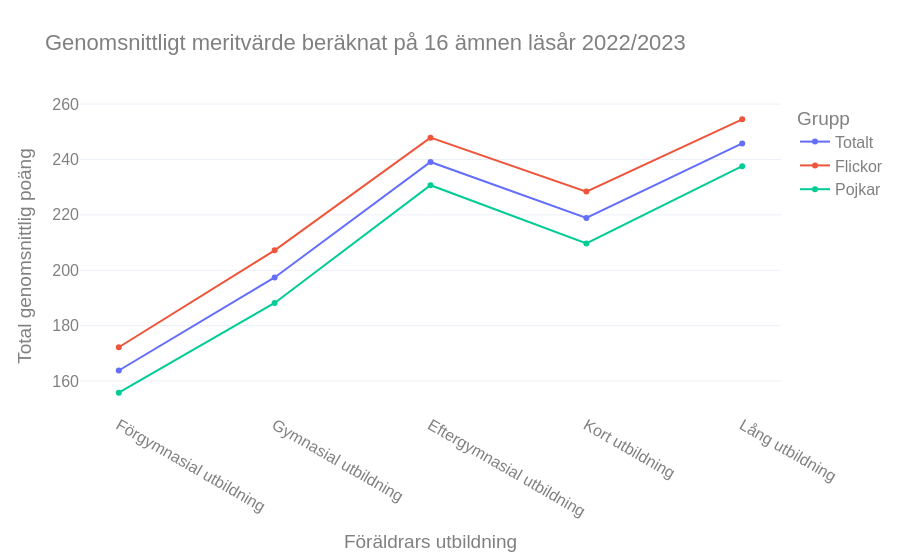

Notebook code cell kept with this figure:
### Markdown cell above
### Graf 2: Jämförelse på föräldrars utbildning, genomsnitt meritvärde 16 ämnen

### Code cell
fig =px.line(df_stats_16, 
        x="Key", 
        y=["Totalt", "Flickor", "Pojkar"],
        labels={"value": "Total genomsnittlig poäng", "variable": "Grupp", "Key": "Föräldrars utbildning"},
        title="Genomsnittligt meritvärde beräknat på 16 ämnen läsår 2022/2023",
        markers="o"
        )
design_linechart(fig)
fig.write_html("visualiseringar/Jämförelse på föräldrars utbildning, genomsnitt meritvärde 16 ämnen.html")
fig

### Figure 1 — Plotly figure (JSON) as saved in the notebook; plotly's stock layout.template omitted (floating-point values rounded to 4 significant figures)
{"data": [{"hovertemplate": "Grupp=Totalt<br>Föräldrars utbildning=%{x}<br>Total genomsnittlig poäng=%{y}<extra></extra>", "legendgroup": "Totalt", "line": {"color": "#636efa", "dash": "solid"}, "marker": {"symbol": "circle"}, "mode": "lines+markers", "name": "Totalt", "orientation": "v", "showlegend": true, "type": "scatter", "x": ["Förgymnasial utbildning", "Gymnasial utbildning", "Eftergymnasial utbildning", "Kort utbildning", "Lång utbildning"], "xaxis": "x", "y": [163.8, 197.4, 239.1, 218.9, 245.8], "yaxis": "y"}, {"hovertemplate": "Grupp=Flickor<br>Föräldrars utbildning=%{x}<br>Total genomsnittlig poäng=%{y}<extra></extra>", "legendgroup": "Flickor", "line": {"color": "#EF553B", "dash": "solid"}, "marker": {"symbol": "circle"}, "mode": "lines+markers", "name": "Flickor", "orientation": "v", "showlegend": true, "type": "scatter", "x": ["Förgymnasial utbildning", "Gymnasial utbildning", "Eftergymnasial utbildning", "Kort utbildning", "Lång utbildning"], "xaxis": "x", "y": [172.2, 207.2, 247.9, 228.4, 254.5], "yaxis": "y"}, {"hovertemplate": "Grupp=Pojkar<br>Föräldrars utbildning=%{x}<br>Total genomsnittlig poäng=%{y}<extra></extra>", "legendgroup": "Pojkar", "line": {"color": "#00cc96", "dash": "solid"}, "marker": {"symbol": "circle"}, "mode": "lines+markers", "name": "Pojkar", "orientation": "v", "showlegend": true, "type": "scatter", "x": ["Förgymnasial utbildning", "Gymnasial utbildning", "Eftergymnasial utbildning", "Kort utbildning", "Lång utbildning"], "xaxis": "x", "y": [155.8, 188.2, 230.7, 209.7, 237.6], "yaxis": "y"}], "layout": {"font": {"color": "gray", "family": "Arial", "size": 16}, "hovermode": "x", "legend": {"title": {"text": "Grupp"}, "tracegroupgap": 0}, "title": {"text": "Genomsnittligt meritvärde beräknat på 16 ämnen läsår 2022/2023"}, "xaxis": {"anchor": "y", "domain": [0, 1], "showgrid": false, "showspikes": true, "spikecolor": "gray", "spikedash": "solid", "spikemode": "across", "spikesnap": "cursor", "tickmode": "linear", "title": {"text": "Föräldrars utbildning"}}, "yaxis": {"anchor": "x", "domain": [0, 1], "title": {"text": "Total genomsnittlig poäng"}}}}
